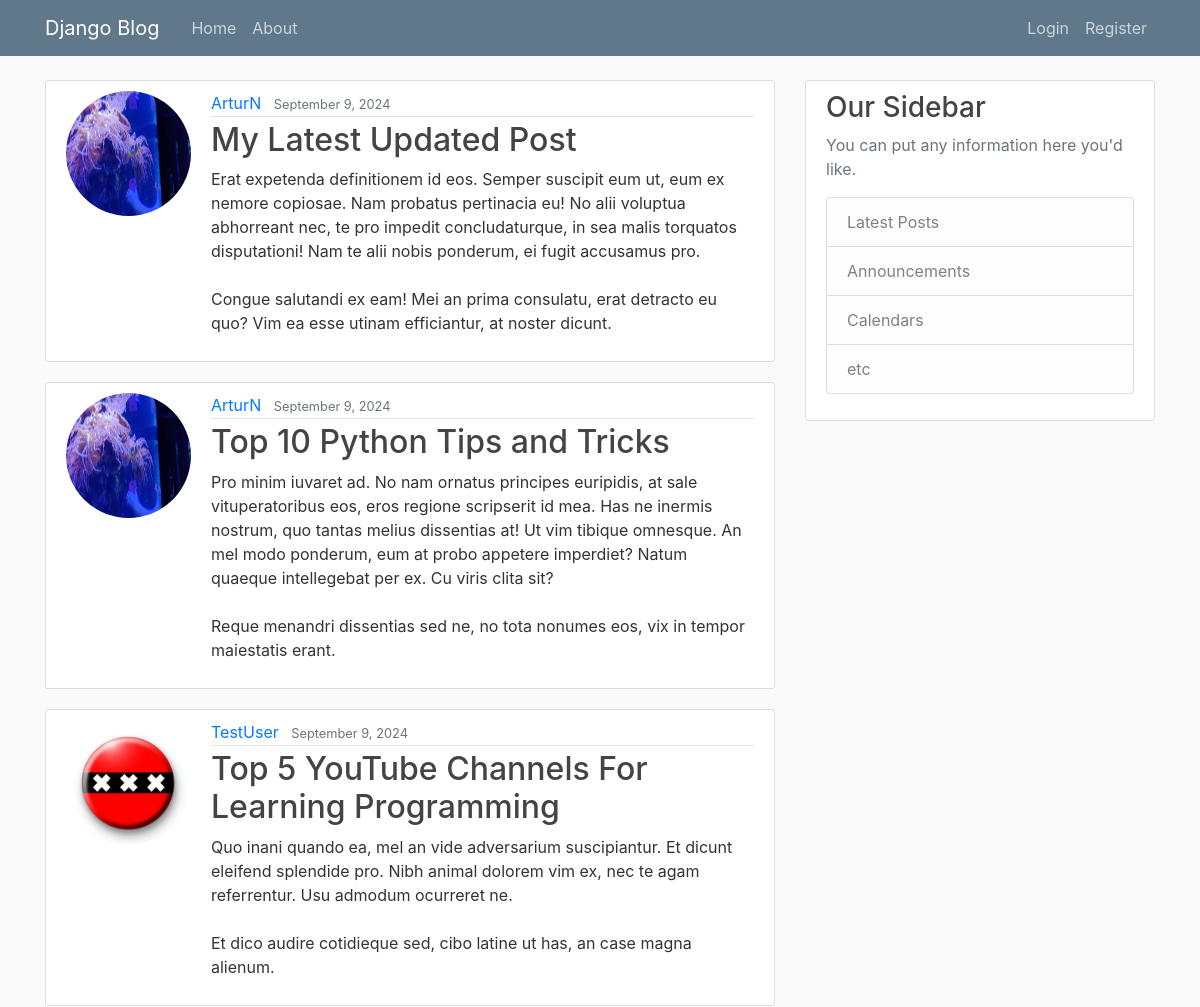
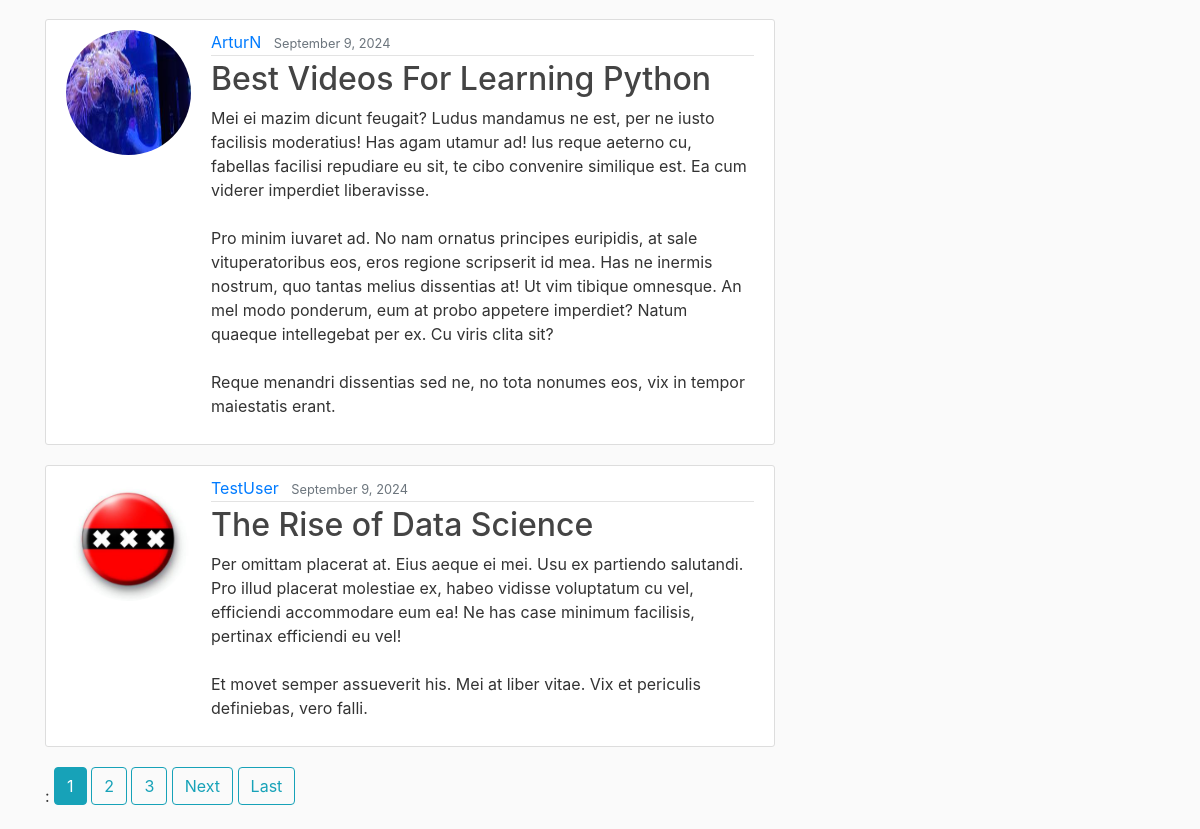
Screenshot of /blog/ with the database file from the repository (2 pictures, top to bottom).
### blog/models.py (models this page shows, shortened)
class Post(models.Model):
    title = models.CharField(max_length=100) #set max length for post title
    content = models.TextField()
    date_posted = models.DateTimeField(default=timezone.now) #set time of post creation
    author = models.ForeignKey(User, on_delete=models.CASCADE) #shows that we delete posts if user deleted

### users/models.py (models this page shows, shortened)
class Profile(models.Model):
    user = models.OneToOneField(User, on_delete=models.CASCADE)
    image = models.ImageField(default='default.jpg', upload_to='profile_pics')

### blog/views.py (the view)
# urls.py: path('', PostListView.as_view(), name='blog-home'),   # leaving path empty, so it would apply to main page;
class PostListView(ListView):
    model = Post
    template_name = 'blog/home.html'  #<app>/<model>_<viewtype>.html
    context_object_name = 'posts'
    ordering = ['-date_posted']
    paginate_by = 5

### blog/templates/blog/home.html (shortened to what this page needs)
{% extends "blog/base.html" %}
{% block content %}
    {% for post in posts %}
        <article class="media content-section">
          <img class="rounded-circle account-img" src="{{ post.author.profile.image.url }}">
          <div class="media-body">
            <div class="article-metadata">
              <a class="mr-2" href="{% url 'user-posts' post.author.username %}">{{ post.author }}</a>
              <small class="text-muted">{{ post.date_posted|date:"F j, Y" }}</small>
            </div>
            <h2><a class="article-title" href="{% url 'post-detail' post.id %}">{{ post.title }}</a></h2>
            <p class="article-content">{{ post.content }}</p>
          </div>
        </article>
    {% endfor %}
    {% if is_paginated %}:
        {% for num in page_obj.paginator.page_range %}
            {% if page_obj.number == num %}
                <a class="btn btn-info mb-4" href="?page={{ num }}">{{ num }}</a>
            {% elif num > page_obj.number|add:'-3' and num < page_obj.number|add:'3' %}
                <a class="btn btn-outline-info mb-4" href="?page={{ num }}">{{ num }}</a>
            {% endif %}
        {% endfor %}
        {% if page_obj.has_next %}
            <a class="btn btn-outline-info mb-4" href="?page={{ page_obj.next_page_number }}">Next</a>
            <a class="btn btn-outline-info mb-4" href="?page={{ page_obj.paginator.num_pages }}">Last</a>
        {% endif %}
    {% endif %}
{% endblock content %}

### blog/templates/blog/base.html (shortened to what this page needs)
{% load static %}
<!DOCTYPE html>
<html>
<head>
    <link rel="stylesheet" href="https://maxcdn.bootstrapcdn.com/bootstrap/4.0.0/css/bootstrap.min.css">
    <link rel="stylesheet" type="text/css" href="{% static 'blog/main.css' %}">
</head>
<body>
    <header class="site-header">
      <nav class="navbar navbar-expand-md navbar-dark bg-steel fixed-top">
        <div class="container">
          <a class="navbar-brand mr-4" href="{% url 'blog-home' %}">Django Blog</a>
          <div class="collapse navbar-collapse" id="navbarToggle">
            <div class="navbar-nav mr-auto">
              <a class="nav-item nav-link" href="{% url 'blog-home' %}">Home</a>
              <a class="nav-item nav-link" href="{% url 'blog-about' %}">About</a>
            </div>
            <div class="navbar-nav">
                {% if user.is_authenticated %}
                    <a  class="nav-item nav-link" href="{% url 'post-create' %}">New Post</a>
                    <a  class="nav-item nav-link" href="{% url 'profile' %}">Profile</a>
                    <form id="frm_logout" method="post" action="{% url 'logout' %}">
                    {% csrf_token %}
                    <a  class="nav-item nav-link" href="javascript:$('#frm_logout').submit();">Logout</a>
                    </form>
                {% else %}
                    <a class="nav-item nav-link" href="{% url 'login' %}">Login</a>
                    <a class="nav-item nav-link" href="{% url 'register' %}">Register</a>
                {% endif %}
            </div>
          </div>
        </div>
      </nav>
    </header>
    <main role="main" class="container">
      <div class="row">
        <div class="col-md-8">
          {% block content %}{% endblock %}
        </div>
        <div class="col-md-4">
          <div class="content-section">
            <h3>Our Sidebar</h3>
            <p class='text-muted'>You can put any information here you'd like.
              <ul class="list-group">
                <li class="list-group-item list-group-item-light">Latest Posts</li>
                <li class="list-group-item list-group-item-light">Announcements</li>
                <li class="list-group-item list-group-item-light">Calendars</li>
                <li class="list-group-item list-group-item-light">etc</li>
              </ul>
            </p>
          </div>
        </div>
      </div>
    </main>
</body>
</html>

### blog/static/blog/main.css (style rules this page uses)
body { background: #fafafa; color: #333333; margin-top: 5rem; }
h1, h2, h3, h4, h5, h6 { color: #444444; }
ul { margin: 0; }
.bg-steel { background-color: #5f788a; }
.site-header .navbar-nav .nav-link { color: #cbd5db; }
.content-section { background: #ffffff; padding: 10px 20px; border: 1px solid #dddddd; border-radius: 3px; margin-bottom: 20px; }
.article-title { color: #444444; }
.article-content { white-space: pre-line; }
.article-metadata { padding-bottom: 1px; margin-bottom: 4px; border-bottom: 1px solid #e3e3e3 }
.account-img { height: 125px; width: 125px; margin-right: 20px; margin-bottom: 16px; }

### rows the page displays
Post: author.profile.image (picture), author "ArturN", date_posted "September 9, 2024", title "My Latest Updated Post", content "Erat expetenda definitionem id eos. Semper suscipit eum ut, eum ex nemore copiosae. Nam probatus pertinacia eu! No alii voluptua abhorreant nec, te pro impedit concludaturque, in sea malis torquatos disputationi! Nam te alii nobis ponderum, ei fugit accusamus pro. Congue salutandi ex eam! Mei an prima consulatu, erat detracto eu quo? Vim ea esse utinam efficiantur, at noster dicunt."
Post: author.profile.image (picture), author "ArturN", date_posted "September 9, 2024", title "Top 10 Python Tips and Tricks", content "Pro minim iuvaret ad. No nam ornatus principes euripidis, at sale vituperatoribus eos, eros regione scripserit id mea. Has ne inermis nostrum, quo tantas melius dissentias at! Ut vim tibique omnesque. An mel modo ponderum, eum at probo appetere imperdiet? Natum quaeque intellegebat per ex. Cu viris clita sit? Reque menandri dissentias sed ne, no tota nonumes eos, vix in tempor maiestatis erant."
Post: author.profile.image (placeholder picture), author "TestUser", date_posted "September 9, 2024", title "Top 5 YouTube Channels For Learning Programming", content "Quo inani quando ea, mel an vide adversarium suscipiantur. Et dicunt eleifend splendide pro. Nibh animal dolorem vim ex, nec te agam referrentur. Usu admodum ocurreret ne. Et dico audire cotidieque sed, cibo latine ut has, an case magna alienum."
Post: author.profile.image (picture), author "ArturN", date_posted "September 9, 2024", title "Best Videos For Learning Python", content "Mei ei mazim dicunt feugait? Ludus mandamus ne est, per ne iusto facilisis moderatius! Has agam utamur ad! Ius reque aeterno cu, fabellas facilisi repudiare eu sit, te cibo convenire similique est. Ea cum viderer imperdiet liberavisse. Pro minim iuvaret ad. No nam ornatus principes euripidis, at sale vituperatoribus eos, eros regione scripserit id mea. Has ne inermis nostrum, quo tantas melius dissentias at! Ut vim tibique omnesque. An mel modo ponderum, eum at probo appetere imperdiet? Natum quaeque intellegebat per ex. Cu viris clita sit? Reque menandri dissentias sed ne, no tota nonumes eos, vix in tempor maiestatis erant."
Post: author.profile.image (placeholder picture), author "TestUser", date_posted "September 9, 2024", title "The Rise of Data Science", content "Per omittam placerat at. Eius aeque ei mei. Usu ex partiendo salutandi. Pro illud placerat molestiae ex, habeo vidisse voluptatum cu vel, efficiendi accommodare eum ea! Ne has case minimum facilisis, pertinax efficiendi eu vel! Et movet semper assueverit his. Mei at liber vitae. Vix et periculis definiebas, vero falli."

### other values shown
{{ num }} "1"
{{ num }} "2" "3"
